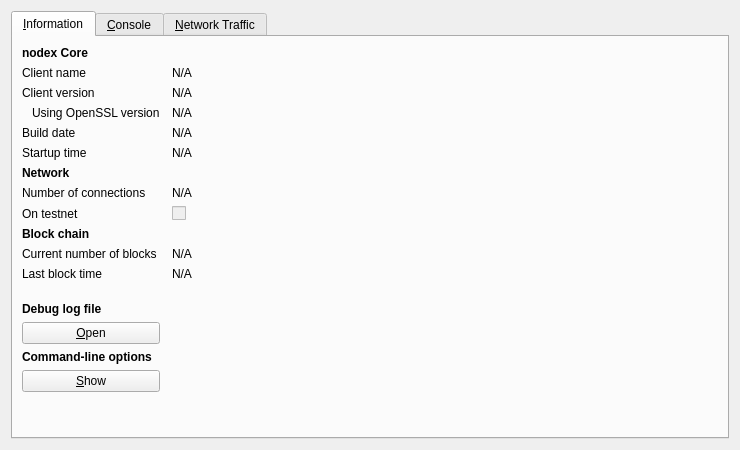
<?xml version="1.0" encoding="UTF-8"?>
<ui version="4.0">
 <class>RPCConsole</class>
 <widget class="QDialog" name="RPCConsole">
  <property name="geometry">
   <rect>
    <x>0</x>
    <y>0</y>
    <width>740</width>
    <height>450</height>
   </rect>
  </property>
  <property name="windowTitle">
   <string>nodex - Debug window</string>
  </property>
  <layout class="QVBoxLayout" name="verticalLayout_2">
   <item>
    <widget class="QTabWidget" name="tabWidget">
     <property name="currentIndex">
      <number>0</number>
     </property>
     <widget class="QWidget" name="tab_info">
      <attribute name="title">
       <string>&amp;Information</string>
      </attribute>
      <layout class="QGridLayout" name="gridLayout" columnstretch="0,1">
       <property name="horizontalSpacing">
        <number>12</number>
       </property>
       <item row="0" column="0">
        <widget class="QLabel" name="label_9">
         <property name="font">
          <font>
           <weight>75</weight>
           <bold>true</bold>
          </font>
         </property>
         <property name="text">
          <string>nodex Core</string>
         </property>
        </widget>
       </item>
       <item row="1" column="0">
        <widget class="QLabel" name="label_5">
         <property name="text">
          <string>Client name</string>
         </property>
        </widget>
       </item>
       <item row="1" column="1">
        <widget class="QLabel" name="clientName">
         <property name="cursor">
          <cursorShape>IBeamCursor</cursorShape>
         </property>
         <property name="text">
          <string>N/A</string>
         </property>
         <property name="textFormat">
          <enum>Qt::PlainText</enum>
         </property>
         <property name="textInteractionFlags">
          <set>Qt::LinksAccessibleByMouse|Qt::TextSelectableByKeyboard|Qt::TextSelectableByMouse</set>
         </property>
        </widget>
       </item>
       <item row="2" column="0">
        <widget class="QLabel" name="label_6">
         <property name="text">
          <string>Client version</string>
         </property>
        </widget>
       </item>
       <item row="2" column="1">
        <widget class="QLabel" name="clientVersion">
         <property name="cursor">
          <cursorShape>IBeamCursor</cursorShape>
         </property>
         <property name="text">
          <string>N/A</string>
         </property>
         <property name="textFormat">
          <enum>Qt::PlainText</enum>
         </property>
         <property name="textInteractionFlags">
          <set>Qt::LinksAccessibleByMouse|Qt::TextSelectableByKeyboard|Qt::TextSelectableByMouse</set>
         </property>
        </widget>
       </item>
       <item row="3" column="0">
        <widget class="QLabel" name="label_14">
         <property name="text">
          <string>Using OpenSSL version</string>
         </property>
         <property name="indent">
          <number>10</number>
         </property>
        </widget>
       </item>
       <item row="3" column="1">
        <widget class="QLabel" name="openSSLVersion">
         <property name="cursor">
          <cursorShape>IBeamCursor</cursorShape>
         </property>
         <property name="text">
          <string>N/A</string>
         </property>
         <property name="textFormat">
          <enum>Qt::PlainText</enum>
         </property>
         <property name="textInteractionFlags">
          <set>Qt::LinksAccessibleByMouse|Qt::TextSelectableByKeyboard|Qt::TextSelectableByMouse</set>
         </property>
        </widget>
       </item>
       <item row="4" column="0">
        <widget class="QLabel" name="label_12">
         <property name="text">
          <string>Build date</string>
         </property>
        </widget>
       </item>
       <item row="4" column="1">
        <widget class="QLabel" name="buildDate">
         <property name="cursor">
          <cursorShape>IBeamCursor</cursorShape>
         </property>
         <property name="text">
          <string>N/A</string>
         </property>
         <property name="textFormat">
          <enum>Qt::PlainText</enum>
         </property>
         <property name="textInteractionFlags">
          <set>Qt::LinksAccessibleByMouse|Qt::TextSelectableByKeyboard|Qt::TextSelectableByMouse</set>
         </property>
        </widget>
       </item>
       <item row="5" column="0">
        <widget class="QLabel" name="label_13">
         <property name="text">
          <string>Startup time</string>
         </property>
        </widget>
       </item>
       <item row="5" column="1">
        <widget class="QLabel" name="startupTime">
         <property name="cursor">
          <cursorShape>IBeamCursor</cursorShape>
         </property>
         <property name="text">
          <string>N/A</string>
         </property>
         <property name="textFormat">
          <enum>Qt::PlainText</enum>
         </property>
         <property name="textInteractionFlags">
          <set>Qt::LinksAccessibleByMouse|Qt::TextSelectableByKeyboard|Qt::TextSelectableByMouse</set>
         </property>
        </widget>
       </item>
       <item row="6" column="0">
        <widget class="QLabel" name="label_11">
         <property name="font">
          <font>
           <weight>75</weight>
           <bold>true</bold>
          </font>
         </property>
         <property name="text">
          <string>Network</string>
         </property>
        </widget>
       </item>
       <item row="7" column="0">
        <widget class="QLabel" name="label_7">
         <property name="text">
          <string>Number of connections</string>
         </property>
        </widget>
       </item>
       <item row="7" column="1">
        <widget class="QLabel" name="numberOfConnections">
         <property name="cursor">
          <cursorShape>IBeamCursor</cursorShape>
         </property>
         <property name="text">
          <string>N/A</string>
         </property>
         <property name="textFormat">
          <enum>Qt::PlainText</enum>
         </property>
         <property name="textInteractionFlags">
          <set>Qt::LinksAccessibleByMouse|Qt::TextSelectableByKeyboard|Qt::TextSelectableByMouse</set>
         </property>
        </widget>
       </item>
       <item row="8" column="0">
        <widget class="QLabel" name="label_8">
         <property name="text">
          <string>On testnet</string>
         </property>
        </widget>
       </item>
       <item row="8" column="1">
        <widget class="QCheckBox" name="isTestNet">
         <property name="enabled">
          <bool>false</bool>
         </property>
         <property name="text">
          <string/>
         </property>
        </widget>
       </item>
       <item row="9" column="0">
        <widget class="QLabel" name="label_10">
         <property name="font">
          <font>
           <weight>75</weight>
           <bold>true</bold>
          </font>
         </property>
         <property name="text">
          <string>Block chain</string>
         </property>
        </widget>
       </item>
       <item row="10" column="0">
        <widget class="QLabel" name="label_3">
         <property name="text">
          <string>Current number of blocks</string>
         </property>
        </widget>
       </item>
       <item row="10" column="1">
        <widget class="QLabel" name="numberOfBlocks">
         <property name="cursor">
          <cursorShape>IBeamCursor</cursorShape>
         </property>
         <property name="text">
          <string>N/A</string>
         </property>
         <property name="textFormat">
          <enum>Qt::PlainText</enum>
         </property>
         <property name="textInteractionFlags">
          <set>Qt::LinksAccessibleByMouse|Qt::TextSelectableByKeyboard|Qt::TextSelectableByMouse</set>
         </property>
        </widget>
       </item>
       <item row="11" column="0">
        <widget class="QLabel" name="label_2">
         <property name="text">
          <string>Last block time</string>
         </property>
        </widget>
       </item>
       <item row="11" column="1">
        <widget class="QLabel" name="lastBlockTime">
         <property name="cursor">
          <cursorShape>IBeamCursor</cursorShape>
         </property>
         <property name="text">
          <string>N/A</string>
         </property>
         <property name="textFormat">
          <enum>Qt::PlainText</enum>
         </property>
         <property name="textInteractionFlags">
          <set>Qt::LinksAccessibleByMouse|Qt::TextSelectableByKeyboard|Qt::TextSelectableByMouse</set>
         </property>
        </widget>
       </item>
       <item row="12" column="0">
        <spacer name="verticalSpacer_2">
         <property name="orientation">
          <enum>Qt::Vertical</enum>
         </property>
         <property name="sizeHint" stdset="0">
          <size>
           <width>20</width>
           <height>20</height>
          </size>
         </property>
        </spacer>
       </item>
       <item row="13" column="0">
        <widget class="QLabel" name="labelDebugLogfile">
         <property name="font">
          <font>
           <weight>75</weight>
           <bold>true</bold>
          </font>
         </property>
         <property name="text">
          <string>Debug log file</string>
         </property>
        </widget>
       </item>
       <item row="14" column="0">
        <widget class="QPushButton" name="openDebugLogfileButton">
         <property name="toolTip">
          <string>Open the nodex debug log file from the current data directory. This can take a few seconds for large log files.</string>
         </property>
         <property name="text">
          <string>&amp;Open</string>
         </property>
         <property name="autoDefault">
          <bool>false</bool>
         </property>
        </widget>
       </item>
       <item row="15" column="0">
        <widget class="QLabel" name="labelCLOptions">
         <property name="font">
          <font>
           <weight>75</weight>
           <bold>true</bold>
          </font>
         </property>
         <property name="text">
          <string>Command-line options</string>
         </property>
        </widget>
       </item>
       <item row="16" column="0">
        <widget class="QPushButton" name="showCLOptionsButton">
         <property name="toolTip">
          <string>Show the nodex-Qt help message to get a list with possible nodex command-line options.</string>
         </property>
         <property name="text">
          <string>&amp;Show</string>
         </property>
         <property name="autoDefault">
          <bool>false</bool>
         </property>
        </widget>
       </item>
       <item row="17" column="0">
        <spacer name="verticalSpacer">
         <property name="orientation">
          <enum>Qt::Vertical</enum>
         </property>
         <property name="sizeHint" stdset="0">
          <size>
           <width>20</width>
           <height>40</height>
          </size>
         </property>
        </spacer>
       </item>
      </layout>
     </widget>
     <widget class="QWidget" name="tab_console">
      <attribute name="title">
       <string>&amp;Console</string>
      </attribute>
      <layout class="QVBoxLayout" name="verticalLayout_3">
       <property name="spacing">
        <number>3</number>
       </property>
       <item>
        <widget class="QTextEdit" name="messagesWidget">
         <property name="minimumSize">
          <size>
           <width>0</width>
           <height>100</height>
          </size>
         </property>
         <property name="readOnly">
          <bool>true</bool>
         </property>
         <property name="tabKeyNavigation" stdset="0">
          <bool>false</bool>
         </property>
         <property name="columnCount" stdset="0">
          <number>2</number>
         </property>
        </widget>
       </item>
       <item>
        <layout class="QHBoxLayout" name="horizontalLayout">
         <property name="spacing">
          <number>3</number>
         </property>
         <item>
          <widget class="QLabel" name="label">
           <property name="text">
            <string notr="true">&gt;</string>
           </property>
          </widget>
         </item>
         <item>
          <widget class="QLineEdit" name="lineEdit"/>
         </item>
         <item>
          <widget class="QPushButton" name="clearButton">
           <property name="maximumSize">
            <size>
             <width>24</width>
             <height>24</height>
            </size>
           </property>
           <property name="toolTip">
            <string>Clear console</string>
           </property>
           <property name="text">
            <string/>
           </property>
           <property name="icon">
            <iconset resource="../bitcoin.qrc">
             <normaloff>:/icons/remove</normaloff>:/icons/remove</iconset>
           </property>
           <property name="shortcut">
            <string notr="true">Ctrl+L</string>
           </property>
           <property name="autoDefault">
            <bool>false</bool>
           </property>
          </widget>
         </item>
        </layout>
       </item>
      </layout>
     </widget>
     <widget class="QWidget" name="tab">
      <attribute name="title">
       <string>&amp;Network Traffic</string>
      </attribute>
      <layout class="QHBoxLayout" name="horizontalLayout_3">
       <item>
        <layout class="QVBoxLayout" name="verticalLayout_4">
         <item>
          <widget class="TrafficGraphWidget" name="trafficGraph" native="true">
           <property name="sizePolicy">
            <sizepolicy hsizetype="Expanding" vsizetype="Expanding">
             <horstretch>0</horstretch>
             <verstretch>0</verstretch>
            </sizepolicy>
           </property>
          </widget>
         </item>
         <item>
          <layout class="QHBoxLayout" name="horizontalLayout_2">
           <item>
            <widget class="QSlider" name="sldGraphRange">
             <property name="minimum">
              <number>1</number>
             </property>
             <property name="maximum">
              <number>288</number>
             </property>
             <property name="pageStep">
              <number>12</number>
             </property>
             <property name="value">
              <number>6</number>
             </property>
             <property name="orientation">
              <enum>Qt::Horizontal</enum>
             </property>
            </widget>
           </item>
           <item>
            <widget class="QLabel" name="lblGraphRange">
             <property name="minimumSize">
              <size>
               <width>100</width>
               <height>0</height>
              </size>
             </property>
             <property name="alignment">
              <set>Qt::AlignCenter</set>
             </property>
            </widget>
           </item>
           <item>
            <widget class="QPushButton" name="btnClearTrafficGraph">
             <property name="text">
              <string>&amp;Clear</string>
             </property>
            </widget>
           </item>
          </layout>
         </item>
        </layout>
       </item>
       <item>
        <layout class="QVBoxLayout" name="verticalLayout">
         <item>
          <widget class="QGroupBox" name="groupBox">
           <property name="title">
            <string>Totals</string>
           </property>
           <layout class="QVBoxLayout" name="verticalLayout_5">
            <item>
             <layout class="QHBoxLayout" name="horizontalLayout_4">
              <item>
               <widget class="Line" name="line">
                <property name="sizePolicy">
                 <sizepolicy hsizetype="Fixed" vsizetype="Fixed">
                  <horstretch>0</horstretch>
                  <verstretch>0</verstretch>
                 </sizepolicy>
                </property>
                <property name="minimumSize">
                 <size>
                  <width>10</width>
                  <height>0</height>
                 </size>
                </property>
                <property name="palette">
                 <palette>
                  <active>
                   <colorrole role="Light">
                    <brush brushstyle="SolidPattern">
                     <color alpha="255">
                      <red>0</red>
                      <green>255</green>
                      <blue>0</blue>
                     </color>
                    </brush>
                   </colorrole>
                  </active>
                  <inactive>
                   <colorrole role="Light">
                    <brush brushstyle="SolidPattern">
                     <color alpha="255">
                      <red>0</red>
                      <green>255</green>
                      <blue>0</blue>
                     </color>
                    </brush>
                   </colorrole>
                  </inactive>
                  <disabled>
                   <colorrole role="Light">
                    <brush brushstyle="SolidPattern">
                     <color alpha="255">
                      <red>0</red>
                      <green>255</green>
                      <blue>0</blue>
                     </color>
                    </brush>
                   </colorrole>
                  </disabled>
                 </palette>
                </property>
                <property name="orientation">
                 <enum>Qt::Horizontal</enum>
                </property>
               </widget>
              </item>
              <item>
               <widget class="QLabel" name="label_16">
                <property name="text">
                 <string>In:</string>
                </property>
               </widget>
              </item>
              <item>
               <widget class="QLabel" name="lblBytesIn">
                <property name="minimumSize">
                 <size>
                  <width>50</width>
                  <height>0</height>
                 </size>
                </property>
                <property name="alignment">
                 <set>Qt::AlignRight|Qt::AlignTrailing|Qt::AlignVCenter</set>
                </property>
               </widget>
              </item>
             </layout>
            </item>
            <item>
             <layout class="QHBoxLayout" name="horizontalLayout_5">
              <item>
               <widget class="Line" name="line_2">
                <property name="sizePolicy">
                 <sizepolicy hsizetype="Fixed" vsizetype="Fixed">
                  <horstretch>0</horstretch>
                  <verstretch>0</verstretch>
                 </sizepolicy>
                </property>
                <property name="minimumSize">
                 <size>
                  <width>10</width>
                  <height>0</height>
                 </size>
                </property>
                <property name="palette">
                 <palette>
                  <active>
                   <colorrole role="Light">
                    <brush brushstyle="SolidPattern">
                     <color alpha="255">
                      <red>255</red>
                      <green>0</green>
                      <blue>0</blue>
                     </color>
                    </brush>
                   </colorrole>
                  </active>
                  <inactive>
                   <colorrole role="Light">
                    <brush brushstyle="SolidPattern">
                     <color alpha="255">
                      <red>255</red>
                      <green>0</green>
                      <blue>0</blue>
                     </color>
                    </brush>
                   </colorrole>
                  </inactive>
                  <disabled>
                   <colorrole role="Light">
                    <brush brushstyle="SolidPattern">
                     <color alpha="255">
                      <red>255</red>
                      <green>0</green>
                      <blue>0</blue>
                     </color>
                    </brush>
                   </colorrole>
                  </disabled>
                 </palette>
                </property>
                <property name="orientation">
                 <enum>Qt::Horizontal</enum>
                </property>
               </widget>
              </item>
              <item>
               <widget class="QLabel" name="label_17">
                <property name="text">
                 <string>Out:</string>
                </property>
               </widget>
              </item>
              <item>
               <widget class="QLabel" name="lblBytesOut">
                <property name="minimumSize">
                 <size>
                  <width>50</width>
                  <height>0</height>
                 </size>
                </property>
                <property name="alignment">
                 <set>Qt::AlignRight|Qt::AlignTrailing|Qt::AlignVCenter</set>
                </property>
               </widget>
              </item>
             </layout>
            </item>
            <item>
             <spacer name="verticalSpacer_4">
              <property name="orientation">
               <enum>Qt::Vertical</enum>
              </property>
              <property name="sizeHint" stdset="0">
               <size>
                <width>20</width>
                <height>407</height>
               </size>
              </property>
             </spacer>
            </item>
           </layout>
          </widget>
         </item>
        </layout>
       </item>
      </layout>
     </widget>
    </widget>
   </item>
  </layout>
 </widget>
 <customwidgets>
  <customwidget>
   <class>TrafficGraphWidget</class>
   <extends>QWidget</extends>
   <header>trafficgraphwidget.h</header>
   <container>1</container>
   <slots>
    <slot>clear()</slot>
   </slots>
  </customwidget>
 </customwidgets>
 <resources>
  <include location="../bitcoin.qrc"/>
 </resources>
 <connections/>
</ui>
